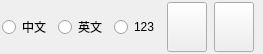
    <widget class="QWidget" name="widgetBottom" native="true">
     <property name="sizePolicy">
      <sizepolicy hsizetype="Preferred" vsizetype="Expanding">
       <horstretch>0</horstretch>
       <verstretch>0</verstretch>
      </sizepolicy>
     </property>
     <property name="maximumSize">
      <size>
       <width>16777215</width>
       <height>54</height>
      </size>
     </property>
     <layout class="QHBoxLayout" name="horizontalLayout_9">
      <property name="spacing">
       <number>7</number>
      </property>
      <property name="leftMargin">
       <number>2</number>
      </property>
      <property name="topMargin">
       <number>2</number>
      </property>
      <property name="rightMargin">
       <number>2</number>
      </property>
      <property name="bottomMargin">
       <number>2</number>
      </property>
      <item>
       <widget class="QQtRadioButton" name="radioCN">
        <property name="text">
         <string>中文</string>
        </property>
       </widget>
      </item>
      <item>
       <widget class="QQtRadioButton" name="radioEN">
        <property name="text">
         <string>英文</string>
        </property>
       </widget>
      </item>
      <item>
       <widget class="QQtRadioButton" name="radioNum">
        <property name="text">
         <string>123</string>
        </property>
       </widget>
      </item>
      <item>
       <widget class="QQtPushButton" name="btnSpace">
        <property name="sizePolicy">
         <sizepolicy hsizetype="Fixed" vsizetype="Ignored">
          <horstretch>0</horstretch>
          <verstretch>0</verstretch>
         </sizepolicy>
        </property>
        <property name="focusPolicy">
         <enum>Qt::NoFocus</enum>
        </property>
        <property name="text">
         <string/>
        </property>
       </widget>
      </item>
      <item>
       <widget class="QQtPushButton" name="btnReturn">
        <property name="sizePolicy">
         <sizepolicy hsizetype="Fixed" vsizetype="Ignored">
          <horstretch>0</horstretch>
          <verstretch>0</verstretch>
         </sizepolicy>
        </property>
        <property name="focusPolicy">
         <enum>Qt::NoFocus</enum>
        </property>
        <property name="text">
         <string/>
        </property>
       </widget>
      </item>
      <item>
       <widget class="QQtPushButton" name="btnClose">
        <property name="sizePolicy">
         <sizepolicy hsizetype="Ignored" vsizetype="Ignored">
          <horstretch>0</horstretch>
          <verstretch>0</verstretch>
         </sizepolicy>
        </property>
        <property name="focusPolicy">
         <enum>Qt::NoFocus</enum>
        </property>
        <property name="styleSheet">
         <string notr="true"/>
        </property>
        <property name="text">
         <string/>
        </property>
       </widget>
      </item>
     </layout>
    </widget>
